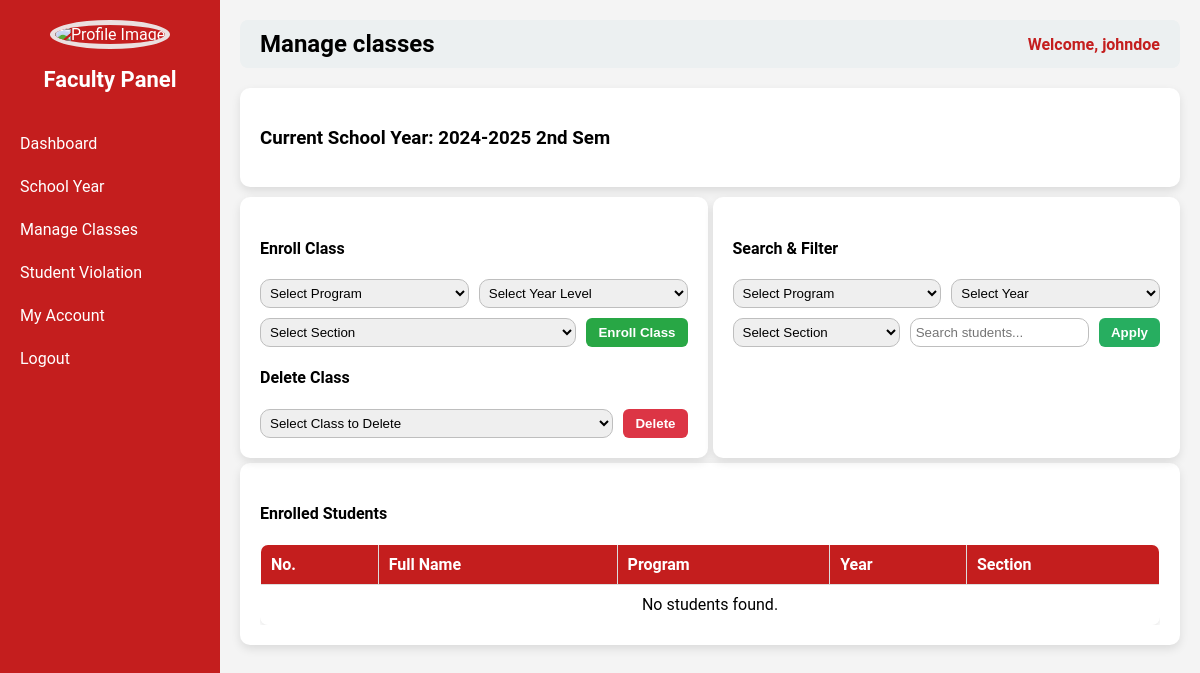
Before: /faculty.php?page=manage_classes (signed in) with the older database file.
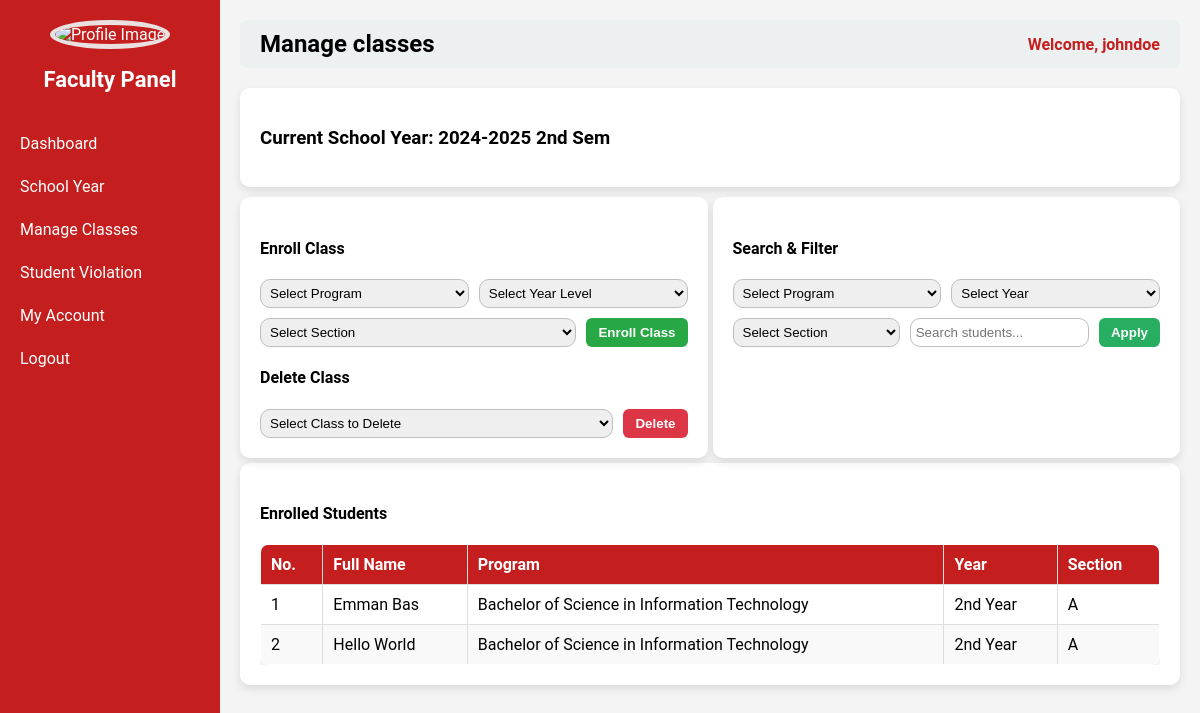
After: the same page with the newer database file.
### tables this page shows
CREATE TABLE `student_enrollments` (
  `id` int(11) NOT NULL,
  `class_enrollment_id` int(11) NOT NULL,
  `student_id` int(11) NOT NULL,
  `enrolled_at` timestamp NOT NULL DEFAULT current_timestamp()
);

CREATE TABLE `students` (
  `id` int(11) NOT NULL,
  `first_name` varchar(50) NOT NULL,
  `last_name` varchar(50) NOT NULL,
  `school_year_id` int(11) NOT NULL,
  `program_id` int(11) NOT NULL,
  `year_level_id` int(11) NOT NULL,
  `section_id` int(11) NOT NULL,
  `address` varchar(100) NOT NULL,
  `contact` varchar(20) NOT NULL,
  `img` varchar(255) NOT NULL,
  `user_id` int(11) NOT NULL
);

CREATE TABLE `programs` (
  `id` int(11) NOT NULL,
  `program_code` varchar(50) NOT NULL,
  `program_name` varchar(100) NOT NULL
);

CREATE TABLE `year_levels` (
  `id` int(11) NOT NULL,
  `year_level` varchar(50) NOT NULL,
  `year_code` varchar(50) NOT NULL
);

CREATE TABLE `sections` (
  `id` int(11) NOT NULL,
  `section_name` varchar(50) NOT NULL
);

### faculty_pages/manage_classes.php (the view, shortened to what this page needs)
<?php
require __DIR__ . '/../db_connect.php';
$user_id = $_SESSION['user_id'];
$current_sy = $pdo->query("SELECT * FROM school_years WHERE is_current=1 LIMIT 1")->fetch(PDO::FETCH_ASSOC);
$current_sy_id = $current_sy['id'];
$search = $_GET['search'] ?? '';
$sql = "
    SELECT se.id AS enrollment_id, s.id AS student_id, s.first_name, s.last_name,
           p.program_name, yl.year_level, sec.section_name, ce.id AS class_enrollment_id
    FROM student_enrollments se
    INNER JOIN class_enrollments ce ON se.class_enrollment_id = ce.id
    INNER JOIN students s ON se.student_id = s.id
    INNER JOIN programs p ON s.program_id = p.id
    INNER JOIN year_levels yl ON s.year_level_id = yl.id
    INNER JOIN sections sec ON s.section_id = sec.id
    WHERE ce.user_id = ? AND ce.school_year_id = ?
";
$params = [$user_id, $current_sy_id];
$sql .= " ORDER BY s.last_name, s.first_name";
$enrolled_students = $pdo->prepare($sql);
$enrolled_students->execute($params);
$enrolled_students = $enrolled_students->fetchAll(PDO::FETCH_ASSOC);
?>
<div class="container">
    <h3>Current School Year: <?= htmlspecialchars($current_sy['school_year']); ?></h3>
</div>
<div class="flex-container">
    <div class="container half">
        <h4>Enroll Class</h4>
        <form method="POST" class="form-box">
            <select name="program_id" required>
                <option value="">Select Program</option>
            </select>
            <select name="year_level_id" required>
                <option value="">Select Year Level</option>
            </select>
            <select name="section_id" required>
                <option value="">Select Section</option>
            </select>
            <button type="submit" name="enroll_class" class="btn btn-primary">Enroll Class</button>
        </form>
        <h4>Delete Class</h4>
        <form method="POST" class="form-box">
            <select name="class_enrollment_id" required>
                <option value="">Select Class to Delete</option>
            </select>
            <button type="submit" name="delete_class" class="btn btn-danger" onclick="return confirm('Delete this class and all its students?')">Delete</button>
        </form>
    </div>
    <div class="container half">
        <h4>Search & Filter</h4>
        <form method="GET" action="faculty.php" class="form-box">
            <select name="filter_program">
                <option value="">Select Program</option>
            </select>
            <select name="filter_year">
                <option value="">Select Year</option>
            </select>
            <select name="filter_section">
                <option value="">Select Section</option>
            </select>
            <input type="text" name="search" placeholder="Search students..." value="<?= htmlspecialchars($search) ?>">
            <button type="submit" class="btn btn-info">Apply</button>
        </form>
    </div>
</div>
<div class="container">
    <h4>Enrolled Students</h4>
    <div class="table-box">
        <table class="styled-table">
            <thead>
                <tr>
                    <th>No.</th>
                    <th>Full Name</th>
                    <th>Program</th>
                    <th>Year</th>
                    <th>Section</th>
                </tr>
            </thead>
            <tbody>
            <?php if ($enrolled_students): ?>
                <?php foreach ($enrolled_students as $i => $stu): ?>
                <tr>
                    <td><?= $i+1 ?></td>
                    <td><?= htmlspecialchars($stu['first_name']." ".$stu['last_name']) ?></td>
                    <td><?= htmlspecialchars($stu['program_name']) ?></td>
                    <td><?= htmlspecialchars($stu['year_level']) ?></td>
                    <td><?= htmlspecialchars($stu['section_name']) ?></td>
                </tr>
                <?php endforeach; ?>
            <?php else: ?>
                <tr><td colspan="6" style="text-align:center;">No students found.</td></tr>
            <?php endif; ?>
            </tbody>
        </table>
    </div>
</div>

Changed rows visible on the page:
added student_enrollments: student.last_name "Emman Bas", programs.program_name "Bachelor of Science in Information Technology", year_levels.year_level "2nd Year", sections.section_name "A"
added student_enrollments: student.last_name "Hello World", programs.program_name "Bachelor of Science in Information Technology", year_levels.year_level "2nd Year", sections.section_name "A"
Other visible differences:
text no longer shown: "No students found."
